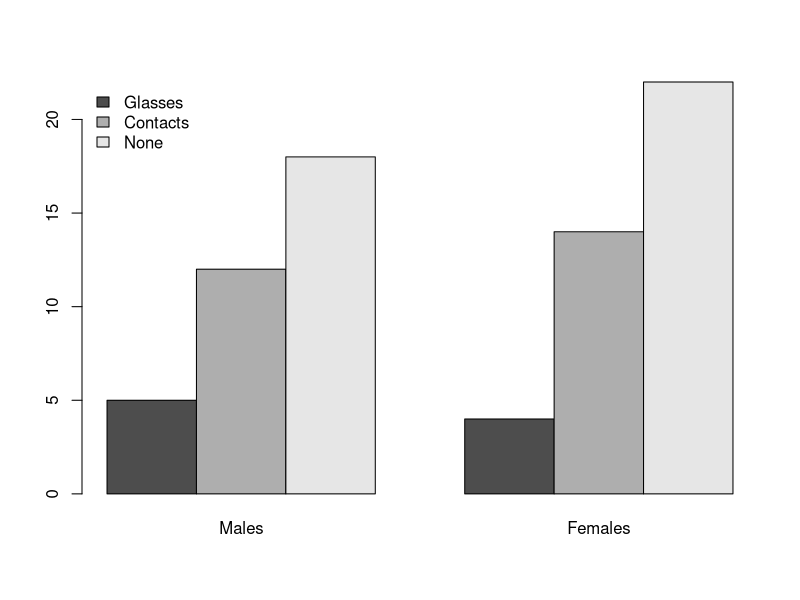
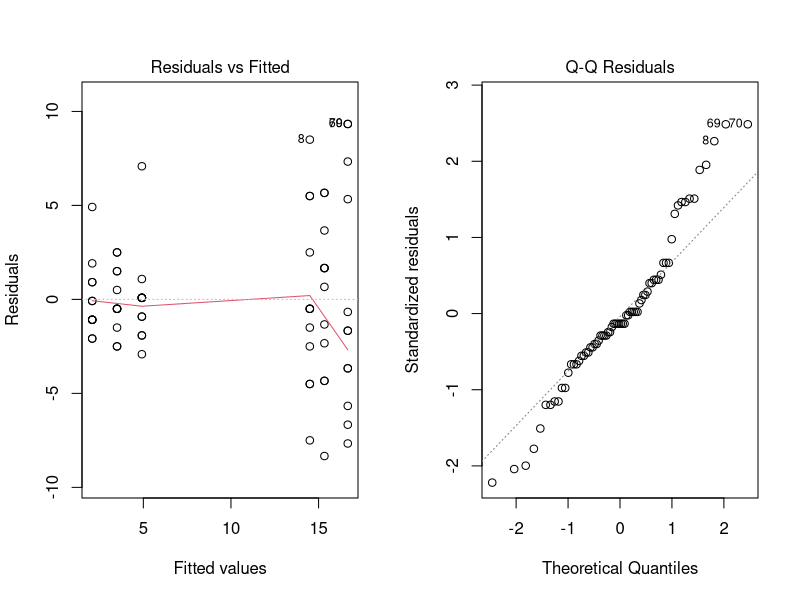

Write R code to recreate these figures, in order.
glasses <- cbind( Males = c(Glasses = 5, Contacts = 12, None = 18), Females = c(Glasses = 4, Contacts = 14, None = 22))

glasses

barplot(glasses, beside=TRUE, legend.text=TRUE, args.legend=list(x = "topleft", bty="n"))


chis.glasses <- chisq.test(glasses)

chis.glasses$expected 
chis.glasses

chis.glasses$residuals






education <- cbind( `United States` = c(Engineering = 61941, `Natural Science` = 111158, `Social Science` = 182166), `Western Europe` = c(Engineering = 158931, `Natural Science` = 140126, `Social Science` = 116353), Asia = c(280772, 242879, 236018))

chis.education <- chisq.test(education)
chis.education$expected
chis.education$residuals




insectaov <- aov(count ~ spray,InsectSprays)
summary(insectaov)
par(mfrow=c(1,2))

plot(insectaov, which=1:2)
